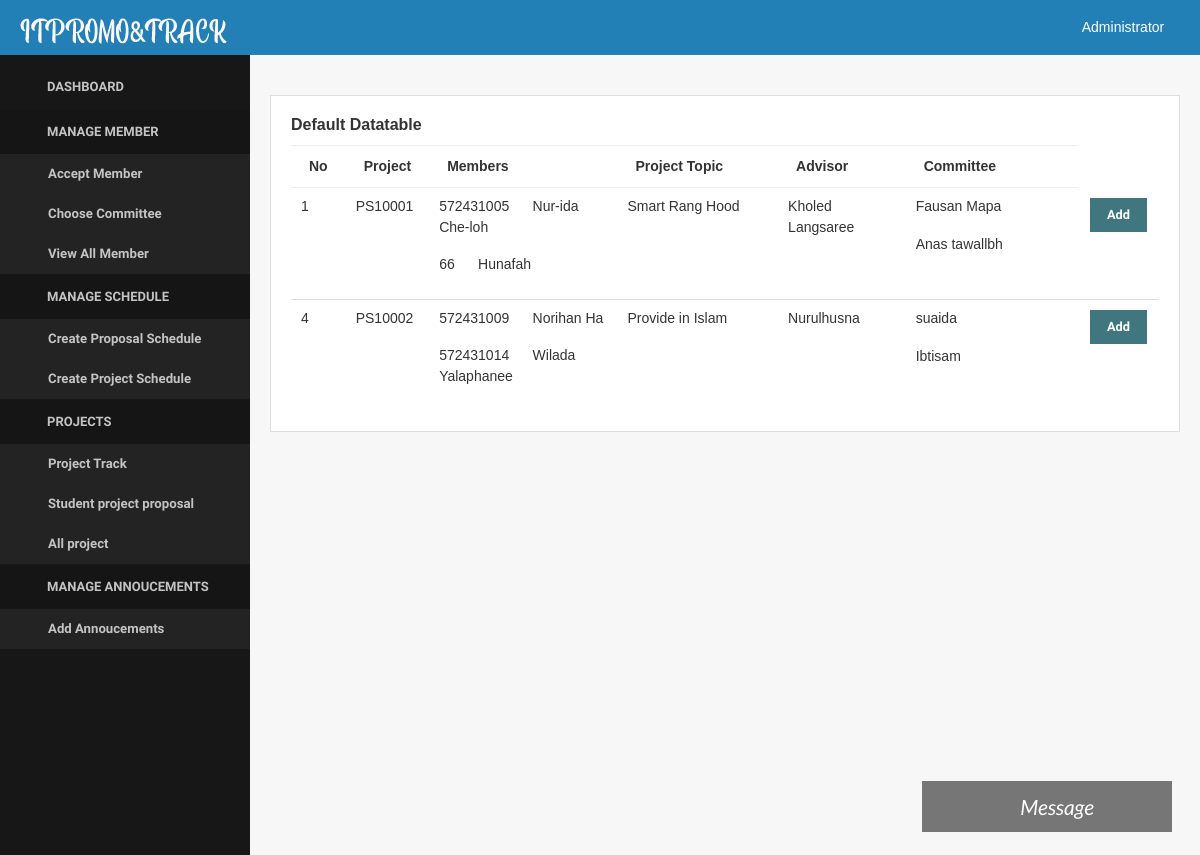
/index.php?page=choose_committee (signed in), run on the app's committed database.
### tables this page shows
CREATE TABLE `advisergroup` (
  `advisergroup_id` int(11) NOT NULL,
  `advisergroup_topic` varchar(255) DEFAULT NULL,
  `advisergroup_status` enum('0','Waiting','Approve') NOT NULL DEFAULT 'Waiting',
  `member_id` int(11) NOT NULL,
  `group_id` int(11) NOT NULL,
  `admin_id` varchar(20) NOT NULL
);

CREATE TABLE `files` (
  `files_id` int(11) NOT NULL,
  `Owner` varchar(255) NOT NULL,
  `files_filename_proposal` varchar(255) NOT NULL,
  `files_filename_project` varchar(255) NOT NULL,
  `advisergroup_id` varchar(20) NOT NULL,
  `files_status` enum('','Waiting','Approve') NOT NULL,
  `by_officer` enum('','Waiting','Approve') NOT NULL,
  `status_advisor` enum('','Pass','No') NOT NULL,
  `pf` int(20) NOT NULL,
  `by_officer05` enum('','Pass','No') NOT NULL,
  `by_advisor06` enum('','Pass','No') NOT NULL,
  `by_advisor07` enum('','Pass','No') NOT NULL,
  `by_advisor08` enum('','Waiting','Pass','No') NOT NULL,
  `by_officer09` enum('','Waiting','Approve') NOT NULL,
  `by_advisor10` enum('','Pass','No') NOT NULL
);

CREATE TABLE `partnergroup` (
  `group_id` int(11) NOT NULL,
  `group_number` varchar(255) NOT NULL
);

CREATE TABLE `member` (
  `member_id` int(11) NOT NULL,
  `member_idcard` int(30) NOT NULL,
  `member_username` varchar(255) NOT NULL,
  `member_fullname` varchar(255) NOT NULL,
  `member_password` varchar(255) NOT NULL,
  `member_pos` enum('Lecturer','Student','Officer') NOT NULL COMMENT '1=Lecturer, 3=Student, 4=Officer',
  `member_phone` varchar(255) NOT NULL,
  `member_email` varchar(255) NOT NULL,
  `member_gender` enum('Male','Female') NOT NULL COMMENT 'm=Male, f=female',
  `admin_id` int(20) NOT NULL COMMENT 'Foreign Key to tb_admin',
  `group_id` int(20) DEFAULT NULL
);

CREATE TABLE `committeegroup` (
  `committeegroup_id` int(11) NOT NULL,
  `member_id` int(11) NOT NULL,
  `group_id` int(11) NOT NULL,
  `status_presentation` enum('','Pass','No') NOT NULL,
  `comment` varchar(5000) NOT NULL,
  `status_project` enum('','Pass','No') NOT NULL,
  `comment_project` varchar(255) NOT NULL
);

### menu/function.php (the view, shortened to what this page needs)
<?php
function get_advisor($group_id){
require 'connect.php';
$sql = "SELECT advisergroup.member_id, member.member_fullname,advisergroup.advisergroup_topic FROM advisergroup
LEFT JOIN member ON advisergroup.member_id = member.member_id
					WHERE advisergroup.group_id = '$group_id' AND advisergroup.advisergroup_status = 'Approve'";
	if($rs = $db->query($sql)){
		if($row = $rs->fetch_object()){
			return $row->member_fullname;
		}
	}else{
		echo $db->error;
		$db->close();
	}
}
function get_topic($group_id){
require 'connect.php';
$sql = "SELECT advisergroup.member_id,advisergroup.advisergroup_topic FROM advisergroup
LEFT JOIN member ON advisergroup.member_id = member.member_id
					WHERE advisergroup.group_id = '$group_id' AND advisergroup.advisergroup_status = 'Approve'";
	if($rs = $db->query($sql)){
		if($row = $rs->fetch_object()){
			return $row->advisergroup_topic;
		}
	}else{
		echo $db->error;
		$db->close();
	}
}
function get_committee($group_id){
require 'connect.php';
	$rows = "";
	$sql = "SELECT committeegroup.committeegroup_id, member.member_fullname FROM committeegroup
					LEFT JOIN member ON committeegroup.member_id = member.member_id
					WHERE committeegroup.group_id = '$group_id'";
	if($rs = $db->query($sql)){
		while($row = $rs->fetch_object()){
			$rows .= "<p>".$row->member_fullname." <a href='admin/sql_removecommittee.php?id=".$row->committeegroup_id."' title='Remove this committee' onclick='return confirm_removecommittee()' class='btn btn-link btn-xs'><i class='glyphicon glyphicon-remove'></i></a></p>";
		}
		return $rows;
	}else{
		echo $db->error;
		$db->close();
	}
}
function get_member_list($group_id){
	$rows = "";
require 'connect.php';
  $sql = "SELECT member_fullname, member_idcard FROM member WHERE group_id = '$group_id'";
	if($rs = $db->query($sql)){
		if($rs->num_rows > 0){
			while($row = $rs->fetch_object()){
        $rows .= "<p>".$row->member_idcard." &nbsp&nbsp&nbsp&nbsp ".$row->member_fullname."</p>";
			}
		}else{
			$rows = "<i class='text-danger'>- No member in this group -</i>";
		}
		return $rows;
	}else{
		echo $db->error;
		$db->close();
	}
}
?>

### admin/choose_committee.php (shortened to what this page needs)
<div class="content">
  <div class="row">
    <div class="col-lg-12">
      <div class="card">
        <div class="card-block">
          <h6 class="card-title text-bold">Default Datatable</h6>
          <div class="box-body">
            <div class="table-responsive">
              <table class="display datatable table table-stripped" cellspacing="0" width="100%">
                <thead>
                  <tr>
                    <th class="text-left" >No</th>
                    <th class="text-left" >Project</th>
                    <th class="text-left" style="width: 300px;">Members</th>
                    <th class="text-left" style="width: 250px;">Project Topic</th>
                    <th class="text-left"style="width: 150px;">Advisor</th>
                    <th class="text-left" style="width: 240px;">Committee</th>
                  </tr>
                </thead>
                <tbody>
                  <?php
 $sql = "SELECT advisergroup.*,  files.files_status,files.pf,files.files_id,files.files_filename_proposal,files.by_officer,advisergroup.group_id,partnergroup.group_number,partnergroup.group_id FROM advisergroup
           LEFT JOIN partnergroup ON advisergroup.group_id = partnergroup.group_id
          LEFT JOIN files ON advisergroup.advisergroup_id = files.advisergroup_id
        WHERE advisergroup.group_id AND files.by_officer = 'Approve'
               ";
              if($rs = $db->query($sql)){
                while($row = $rs->fetch_object()){
              ?>
                  <tr>
                    <td class="text-left"><?php echo $row->files_id; ?></td>
                    <td class="text-left"><?php echo $row->group_number; ?></td>
                    <td class="text-left"><?php echo get_member_list($row->group_id); ?></td>
                    <td class="text-left"><?php echo get_topic($row->group_id); ?></td>
                    <td class="text-left"><?php echo get_advisor($row->group_id); ?></td>
                    <td class="text-left"><?php echo get_committee($row->group_id); ?></span> </td>
                    <td class="text-left">
                      <button type="button" class="btn btn-info btn-xs"
                        onclick="add_committee('<?php echo $row->group_id; ?>')" data-toggle="modal"
                        data-target="#add_committee"><i class="fa fa-user-plus"></i> Add </button>
                    </td>
                  </tr>
                  <?php
                }
              }else{
                echo $db->error;
                $db->close();
              }
              ?>
                </tbody>
              </table>
            </div>
          </div>
        </div>
      </div>

### assets/css/core.css (style rules this page uses)
.btn { position: relative; margin: 2px; font-weight: bold; position: relative; font-size: 0.8rem; margin: 2px; font-weight: 600; font-family: 'Raleway', sans-serif; }
body, input, textarea, button { font-family: "Lato", sans-serif; }
.card { margin-bottom: 20px; margin-top: 20px; color: #333; border-radius: 0; }

### assets/css/components.css (style rules this page uses)
html, body { width: 100%; height: 100%; }
body { font-family: "Lato", sans-serif; font-size: 0.875rem !important; background-color: #f7f7f7; }
.content { padding: 20px 20px; }
.content:after { content: ''; display: table; clear: both; }
.text-bold { font-weight: 800; }
.text-left { text-align: left; }
table.dataTable thead th, table.dataTable thead td { border-bottom: 1px solid #eeeeef; }

### notification/notification.php (style rules this page uses)
body { font-family: Arial, Helvetica, sans-serif; }
* { box-sizing: border-box; }

### data on the page
advisergroup: files.files_id "1", group.group_number "PS10001", get_topic($row->group_id) "Smart Rang Hood", group.member_fullname "Kholed Langsaree"
member: member_idcard "572431005", member_fullname "Nur-ida Che-loh"
member: member_idcard "66", member_fullname "Hunafah"
committeegroup: member.member_fullname "Fausan Mapa"
committeegroup: member.member_fullname "Anas tawallbh"
advisergroup: files.files_id "4", group.group_number "PS10002", get_topic($row->group_id) "Provide in Islam", group.member_fullname "Nurulhusna"
member: member_idcard "572431009", member_fullname "Norihan Ha"
member: member_idcard "572431014", member_fullname "Wilada Yalaphanee"
committeegroup: member.member_fullname "suaida"
committeegroup: member.member_fullname "Ibtisam"

### other printed values
$_SESSION['name'] "Administrator"
